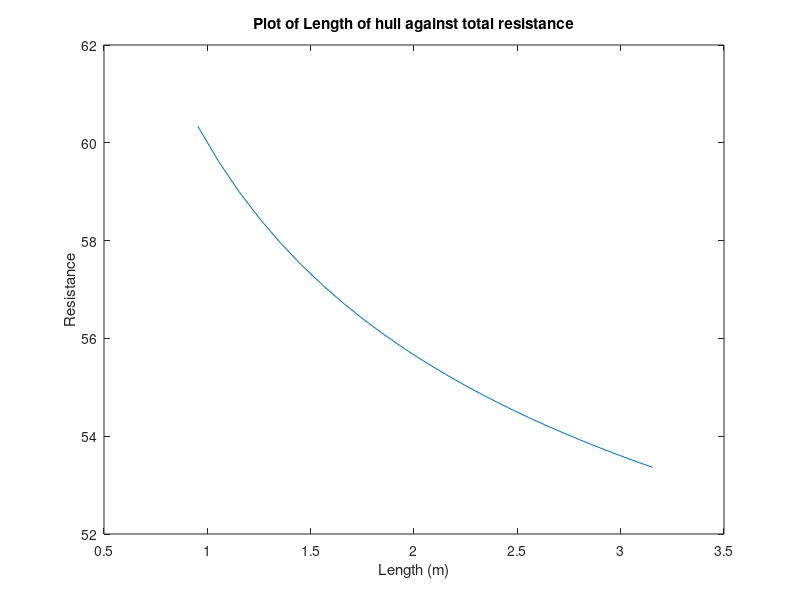
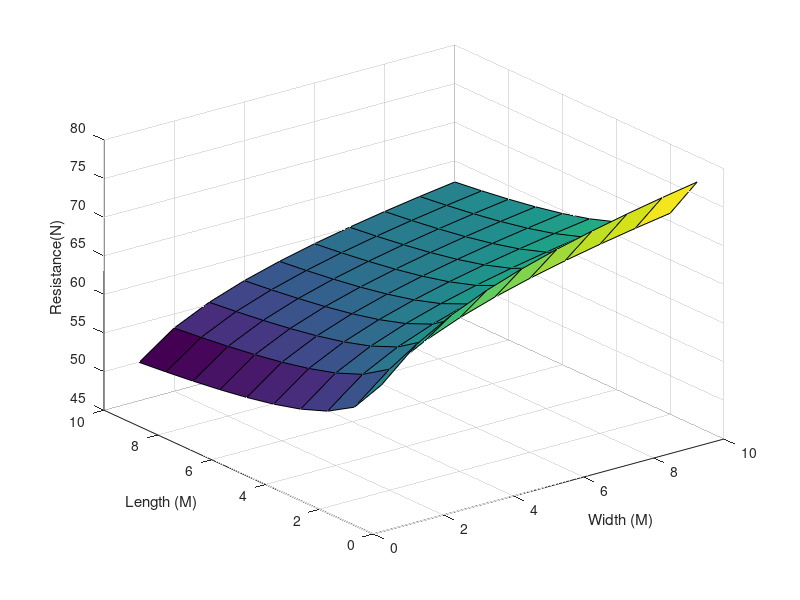
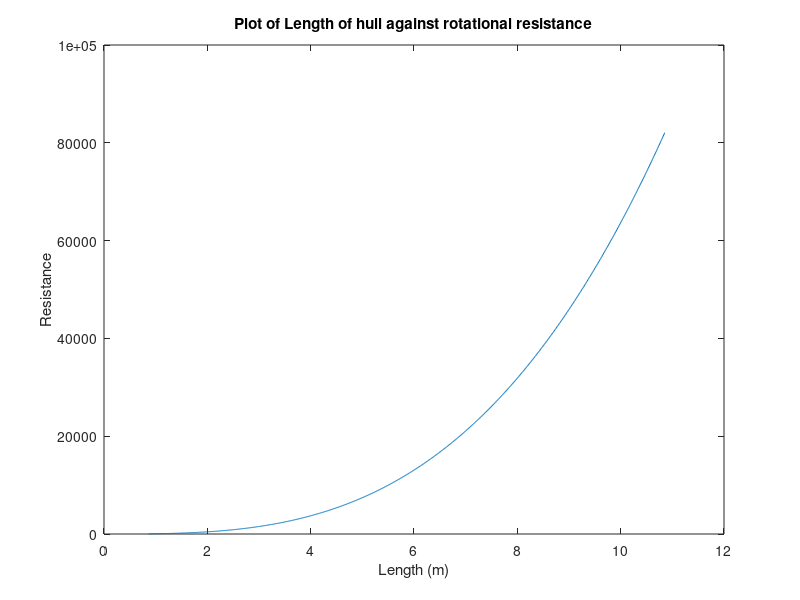
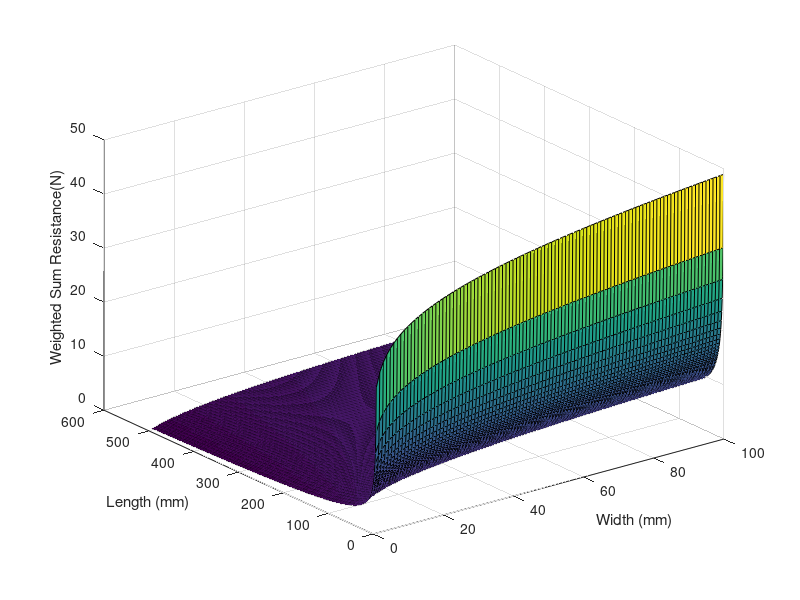

Here is the MATLAB script that generated these plots, in order: (Note: this script raises an error after producing the figures.)
close all
clear all
%% Formulae
% Equations used throughout code

%Rt = (2*p*(V^2)*pi)*(((L*B)^1.6+(L*D)^1.6+(B*D)^1.6)/3)^(1/16)*(0.075/(log10((L*V)/(1.004*10^(-6)))-2)^2);
%R_rot = (18.18*(x(1)^3.1)*(2.51 + exp(-0.998*(x(1)/x(2))) + 0.2716))
%Cd = 2.51 + exp(-0.998(L/D)) + 0.2716;
%Rrot = 181.18*(L^3.1)*Cd;

%% Initialisation
%Benchmark values for an average kayak
L_ben = 3.08; % Length
B_ben = 0.750; % Width
D_ben = 0.350; % Depth
p = 1000; % Density of water
w_sqr = (pi^2)/64; % Rotational velocity
V_ben = 1.55; % Velocity of boat in water

% Ratio of length to depth used as a constraint
ratio_ben = L_ben/D_ben; % benchmark boat ratio for comparison
% ratio = L/D;

% Used curve fitting tool to create relationship
% lam = 2.51*exp(-0.10008*ratio) + 0.2716
% goodness of fit: adjusted R-square = 0.9906

lam_ben = 2.51*exp(-0.10008*ratio_ben) + 0.2716;
% lam = 2.51*exp(-0.10008*ratio) + 0.2716;

%% Drag on boat rotating around z-axis in water

fd_rot_ben = 117.9*((L_ben^3.1)*lam_ben*(w_sqr));
% fd_rot = 117.9*((L^3.1)*lam*(w_sqr))

fprintf('\n') % New Line in output
fprintf('Rotational resistance of benchmark hull = %0.2d. N',fd_rot_ben);

%% Plotting Length against total resistance
% Initialise Values - Reset
D = D_ben;
L = 0.854; % initial length of boat
B = B_ben;
V = 1.55;

% Initialise lists - Reset
Rt_list = [];
L_list = [];
V_list = [];

% Iteratively increased - Length
for i = 1:1000
    L = L + 0.1;
    Rt = (2*p*(V^2)*pi)*(((L*B)^1.6+(L*D)^1.6+(B*D)^1.6)/3)^(1/16)*(0.075/(log10((L*V)/(1.004*10^(-6)))-2)^2);
    Rt_list = [Rt_list,Rt];
    L_list = [L_list,L];
    ratio = L/D;
    lam = 2.51*exp(-0.10008*ratio) + 0.2716; % laminar coefficient of friction at ratio of length to depth
    fd_rot = 117.9*((L^3.1)*lam*(w_sqr)); % rotational drag around z-axis
    if fd_rot > fd_rot_ben % when rotational drag is higher than the benchmark
        fin_L = L;
        fin_Rt = Rt;
        break
    end
end

figure();
plot(L_list,Rt_list)
xlabel('Length (m)')
ylabel('Resistance')
title('Plot of Length of hull against total resistance')

%% Plotting length vs width vs resistance
Rt_matrix = zeros(10,10);
B = 0;

for j = 1:10
    B = B + 1;
    L = 0;
    for i = 1:10 % lengths at depth
        L = L + 1;
        Rt = (2*p*(V^2)*pi)*(((L*B)^1.6+(L*D)^1.6+(B*D)^1.6)/3)^(1/16)*(0.075/(log10((L*V)/(1.004*10^(-6)))-2)^2);
        Rt_matrix(i,j)= Rt;
        ratio = L/D;
        lam = 2.51*exp(-0.10008*ratio) + 0.2716; % laminar coefficient of friction at ratio of length to depth
        fd_rot = 117.9*((L^3.1)*lam*(w_sqr)); % rotational drag around z-axis
%         if fd_rot > fd_rot_ben % when rotational drag is higher than the benchmark
%            fin_L = L;
%            fin_Rt = Rt;
%            break
%         end
    
    end
end
figure();
surf(Rt_matrix,Rt_matrix)
xlabel("Width (M)")
ylabel("Length (M)")
zlabel("Resistance(N)")

%% Plotting Length against rotational resitance

% Initialise Values - Reset
D = D_ben;
L = 0.854; % initial length of boat
B = B_ben;
p = 1000;
V = 1.55;

% Initialise lists - Reset
R_rot_list = [];
L_list = [];

% Iteratively increased - Length
for i = 1:1000
    L = L + 0.01;
    R_rot = (18.18*(L^3.1)*(2.51 + exp(-0.998*(L/B)) + 0.2716));
    R_rot_list = [R_rot_list,R_rot];
    L_list = [L_list,L];
end

figure();
plot(L_list,R_rot_list)
xlabel('Length (m)')
ylabel('Resistance')
title('Plot of Length of hull against rotational resistance')

%% Weighted resistance sum
% Multi-objective function

% Initialise Values - Reset
D = D_ben;
L = 10; % initial length of boat
B = B_ben;
p = 1000;

% Initialise lists - Reset
R_sum_list = [];
L_list = [];

% Weighted sum calculation
%   A calculation is made at 10m for both linear and rotational resistances
Rt = (2*p*(V^2)*pi)*(((L*B)^1.6+(L*D)^1.6+(B*D)^1.6)/3)^(1/16)*(0.075/(log10((L*V)/(1.004*10^(-6)))-2)^2);
R_rot = (18.18*(L^3.1)*(2.51 + exp(-0.998*(L/B)) + 0.2716));

% --------Normalisation-------------
%Initial limiting values
L_max = 5;
B_max  = 3;
D_max = 3;
L_min = 0.1;
B_min = 0.2;
D_min = 0.2;

Rt_max = (2*p*(V_ben^2)*pi)*(((L_min*B_max)^1.6+(L_min*D_max)^1.6+(B_max*D_max)^1.6)/3)^(1/16)*(0.075/(log10((L_min*V_ben)/(1.004*10^(-6)))-2)^2);
Rt_min = (2*p*(V_ben^2)*pi)*(((L_max*B_min)^1.6+(L_max*D_min)^1.6+(B_min*D_min)^1.6)/3)^(1/16)*(0.075/(log10((L_max*V_ben)/(1.004*10^(-6)))-2)^2);
%Rt_norm = ((Rt - Rt_min)/(Rt_max - Rt_min));

R_rot_max = (18.18*(L_max^3.1)*(2.51 + exp(-0.998*(L_max/B_max)) + 0.2716));
R_rot_min = (18.18*(L_min^3.1)*(2.51 + exp(-0.998*(L_min/B_min)) + 0.2716));
%R_rot_norm = ((R_rot - R_rot_min)/(R_rot_max - R_rot_min));


% --------Weighting---------------
w1 = 20;
%w2 = Rt/R_rot;
w2 = 0.001;

%R_sum = (w1*Rt_norm) + (w2*R_rot_norm);

%---------Plotting---------------
% Variables are reset again
L = 0.854;
B = 0;
V = 1.55;

% Iteratively increased - Width
for j = 1:100
    B = B + 0.1;
    L = 0;
    
    % Iteratively increased - Length
    for i = 1:1000
        L = L + 0.01;
        %Normalised Weighted Sum calculation
        Rt = (2*p*(V^2)*pi)*(((L*B)^1.6+(L*D)^1.6+(B*D)^1.6)/3)^(1/16)*(0.075/(log10((L*V)/(1.004*10^(-6)))-2)^2);
        R_rot = (18.18*(L^3.1)*(2.51 + exp(-0.998*(L/B)) + 0.2716));
        Rt_norm = ((Rt - Rt_min)/(Rt_max - Rt_min));
        R_rot_norm = ((R_rot - R_rot_min)/(R_rot_max - R_rot_min));
        R_sum = (w1*Rt_norm) + (w2*R_rot_norm);
        %R_sum = (w1*(2*p*(V^2)*pi)*(((L*B)^1.6+(L*D)^1.6+(B*D)^1.6)/3)^(1/16)*(0.075/(log10((L*V)/(1.004*10^(-6)))-2)^2)) + (w2*(18.18*(L^3.1)*(2.51 + exp(-0.998*(L/B)) + 0.2716)));
        R_sum_matrix(i,j)= R_sum;
        if j == 7
            R_sum_list = [R_sum_list,R_sum];
            L_list = [L_list,L];
        end
        if L > 5
            break
        end
    end
end
figure()
surf(R_sum_matrix,R_sum_matrix)
xlabel("Width (mm)")
ylabel("Length (mm)")
zlabel("Weighted Sum Resistance(N)")
figure();
   
% Iteratively increased - Length
L = 0;
R_sum = 0;
R_sum_list = [];
L_list = [];

w2 = 0.001;

for i = 1:1000
    L = L + 0.01;
    Rt = (2*p*(V^2)*pi)*(((L*B)^1.6+(L*D)^1.6+(B*D)^1.6)/3)^(1/16)*(0.075/(log10((L*V)/(1.004*10^(-6)))-2)^2);
    R_rot = (18.18*(L^3.1)*(2.51 + exp(-0.998*(L/B)) + 0.2716));
    Rt_norm = ((Rt - Rt_min)/(Rt_max - Rt_min));
    R_rot_norm = ((R_rot - R_rot_min)/(R_rot_max - R_rot_min));
    R_sum = (w1*Rt_norm) + (w2*R_rot_norm);
    %R_sum = (w1*(2*p*(V^2)*pi)*(((L*B)^1.6+(L*D)^1.6+(B*D)^1.6)/3)^(1/16)*(0.075/(log10((L*V)/(1.004*10^(-6)))-2)^2)) + (w2*(18.18*(L^3.1)*(2.51 + exp(-0.998*(L/B)) + 0.2716)));
    R_sum_list = [R_sum_list,R_sum];
    L_list = [L_list,L];
    if L > 10
        break
    end
end
plot(L_list,R_sum_list)
xlabel('Length (m)')
ylabel('Normalised Weighted Resistance')
title('Plot of Length of hull against weighted resistance')

% ----------------------------------------------------------------------------------------

%% Non-linear solving - fmincon
%https://uk.mathworks.com/matlabcentral/answers/144705-how-to-create-constraints-in-fmincon
% x(1) = L
% x(2) = B
% x(3) = D

V = 1.55;   % Initial speed
p = 1000;    % Density
D = D_ben;  % Initial depth
B = B_ben;  % Initial width

% Weighted sum of objective funtions
w1 = 1;
w2 = 0.001;
fun = @(x)(w1*(2*p*(V^2)*pi)*(((x(1)*x(2))^1.6+(x(1)*x(3))^1.6+(x(2)*x(3))^1.6)/3)^(1/16)*(0.075/(log10((x(1)*V)/(1.004*10^(-6)))-2)^2)) + (w2*(18.18*(x(1)^3.1)*(2.51 + exp(-0.998*(x(1)/x(2))) + 0.2716)));

% Weighted NORMALISED sum of objective functions
%fun = @(x)(w1*(((2*p*(V^2)*pi)*(((x(1)*x(2))^1.6+(x(1)*x(3))^1.6+(x(2)*x(3))^1.6)/3)^(1/16)*(0.075/(log10((x(1)*V)/(1.004*10^(-6)))-2)^2))-Rt_min)/(Rt_max - Rt_min)) + (w2*(((18.18*(x(1)^3.1)*(2.51 + exp(-0.998*(x(1)/x(2))) + 0.2716)) - R_rot_min)/(R_rot_max - R_rot_min)));

ub = [L_max,B_max,D_max]; % Upper limits for: Length, Width, Depth
lb = [L_min,B_min,D_min]; % Lower Limits for: Length, Width, Depth
A = [0,-1,0;-1,0,0]; % Linear constraints: seating depth (g6), Max length (g7), 
b = [-0.350;-4];
Aeq = []; % No equality constraints
beq = [];
x0 = [1,0.5,0.25]; % Initial numbers for, Length, Width, Depth
nonlcon = @hullcon; % Non linear constraints

X = fmincon(fun,x0,A,b,Aeq,beq,lb,ub,nonlcon);

fprintf('fmincon optimised: Length (L) %0.2u., Width (B) %0.2u., Depth (D) %0.2u.', X(1),X(2),X(3));

%-----------------------------------------------------------------------------------------
%% Optimised Hull resistance comparison
% Comparing optimised hull Vs Benchmark Hull
% At 3 knots (1.55 m/s)

% Benchmarch hull resistance
Rt_ben = (2*p*(V_ben^2)*pi)*(((L_ben*B_ben)^1.6+(L_ben*D_ben)^1.6+(B_ben*D_ben)^1.6)/3)^(1/16)*(0.075/(log10((L_ben*V_ben)/(1.004*10^(-6)))-2)^2);
%Optimised hull resistance
Rt_opt = (2*p*(V_ben^2)*pi)*(((X(1)*X(2))^1.6+(X(1)*X(3))^1.6+(X(2)*X(3))^1.6)/3)^(1/16)*(0.075/(log10((X(1)*V_ben)/(1.004*10^(-6)))-2)^2);
% Percentage improvement over benchmark
Rt_pct = ((Rt_ben - Rt_opt)/ Rt_ben)*100;
fprintf('\n') % New Line in output
fprintf('Percentage perfomance increase = %0.2d. N',Rt_pct);

% Benchmarch hull resistance
R_rot_ben = (18.18*(L_ben^3.1)*(2.51 + exp(-0.998*(L_ben/B_ben)) + 0.2716));
%Optimised hull resistance
R_rot_opt = (18.18*(X(1)^3.1)*(2.51 + exp(-0.998*(X(1)/X(2))) + 0.2716));
% Percentage improvement over benchmark
Rt_pct = ((R_rot_ben - R_rot_opt)/ R_rot_ben)*100;
fprintf('\n') % New Line in output
fprintf('Percentage Rotational perfomance increase = %0.2d. N',Rt_pct);

% ---------------------------------------------
%% Convert thrust to velocity

Rt_list = [];
L_list = [];
V_list = [];

%Init Values
thrust_pad = 250; % Newtons
thrust_mot = 1820; % Newtons
%Resistance will increase to match that with an increased velocity
V = 0.1;
L = X(1);

for i = 1:1000
    Rt = 1.5*((2*p*(V^2)*pi)*(((L*B)^1.6+(L*D)^1.6+(B*D)^1.6)/3)^(1/16)*(0.075/(log10((L*V)/(1.004*10^(-6)))-2)^2));
    V  = V + 0.1;
    if Rt > thrust_mot
    %if Rt > thrust_pad
        break
    end
end


fprintf('\n') % New Line in output
dispRt = sprintf('Total resistance = %0.2u N',Rt);
dispL = sprintf('Final Length = %0.2d m',L);
dispV = sprintf('Final speed = %0.2d m/s',V);

disp(dispRt)
disp(dispV)
disp(dispL)

%% Functions
% Non linear constraint
function [c,ceq] = hullcon(x)
c(1) = 0.350 - (2/3)*pi*x(1)*x(2)*x(3); % Volume constraint - used to maintain enough boyancy
c(2) = (0.3151/23) - (x(2))^2 - (x(3))^2; % x-axis inertia
ceq = [];
end
